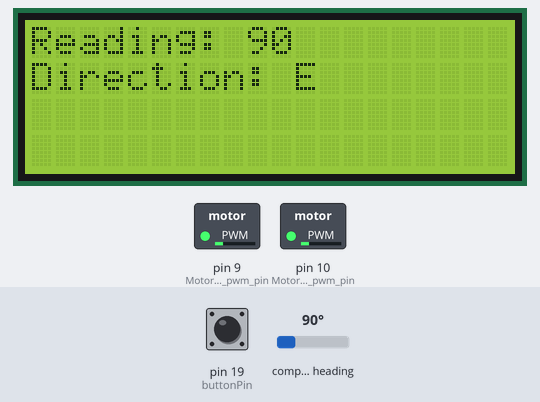
Bench run of a sketch on a simulated Arduino Mega 2560, built with avr-gcc and run on an emulated ATmega2560. Parts: 20×4 character LCD, switched loads named in the sketch (green lamp = pin HIGH). Wiring (inferred from the names in the program): CMPS compass at I2C address 0x60. Inputs (shaded band) come from the test bench; at power-on: compass heading 90°, pin 19 (buttonPin) HIGH. What the sketch prints to the serial monitor is not drawn.

Above: at 1.2 s.
1.3 s: compass heading set to 7°
At 1.6 s:
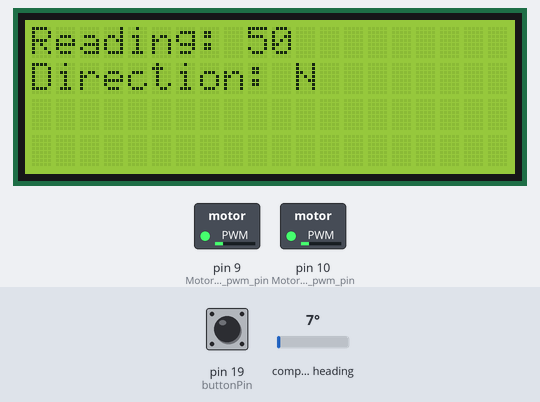
2.8 s: compass heading set to 180°
At 4.0 s:
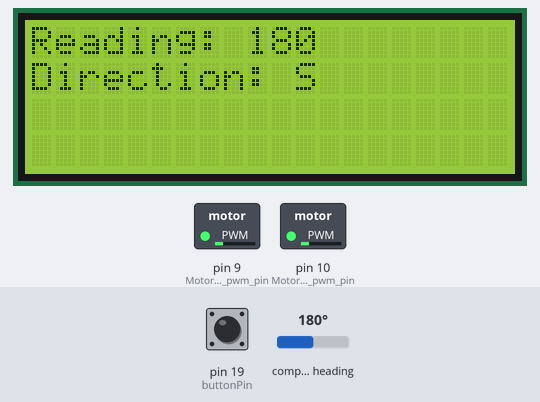
4.3 s: compass heading set to 269°
At 5.1 s:
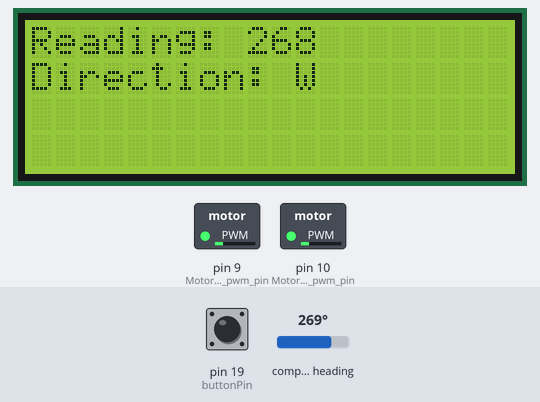
5.8 s: compass heading set to 64°
At 6.3 s:
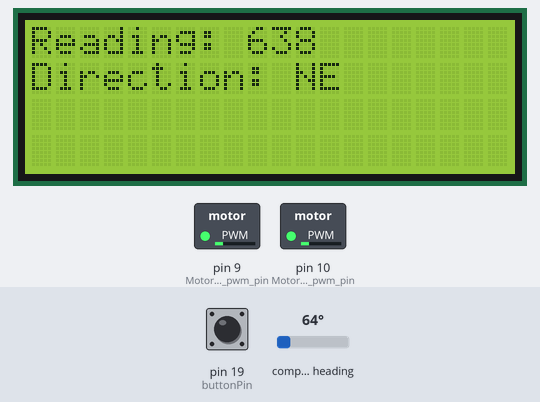
7.3 s: compass heading set to 90°
At 8.5 s:
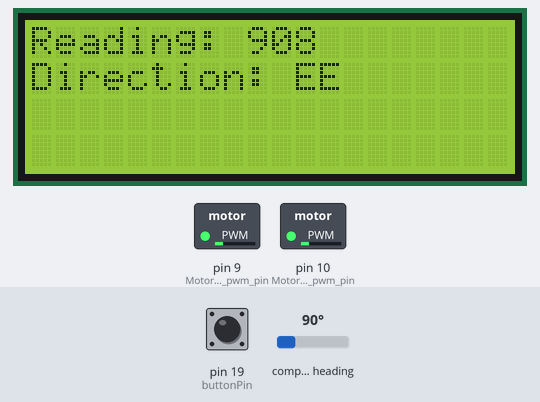
8.8 s: compass heading set to 207°
At 9.7 s:
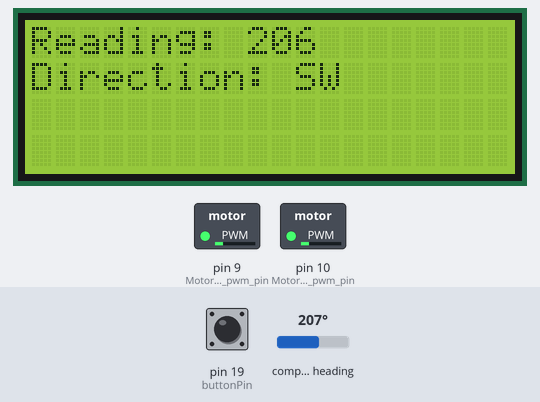
Timing chart, 0 to 11.3 s (numbered marks = the images above; inputs shaded):
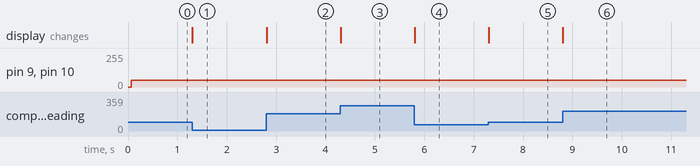

The sketch:

Week44_Final.ino
```cpp
#include <Wire.h>
#include <LiquidCrystal.h>

// PIN definitions

const int rs = 37, en = 36, d4 = 35, d5 = 34, d6 = 33, d7 = 32;
LiquidCrystal lcd(rs, en, d4, d5, d6, d7);
const int js_x = A8, js_y = A9;
int buttonPin = 19;
int buttonState = 0;
const int SDA_pin = 20; // serial data
const int SCL_pin = 21; // serial clock


#define CMPS_address 0x60
#define Motor_forward 0
#define Motor_return 1
#define Motor_L_dir_pin 7
#define Motor_R_dir_pin 8
#define Motor_L_pwm_pin 9
#define Motor_R_pwm_pin 10

// Predefined global variables
volatile bool pushFlag = false;
int reading = 0;

void setup() {
  Serial.begin(9600);
  Wire.begin();
  pinMode(buttonPin, INPUT_PULLUP);
  lcd.begin(20, 4);

}


void printRawValue() {
  Wire.beginTransmission(CMPS_address);
  Wire.write(byte(0x01));
  Wire.endTransmission(false);

  Wire.requestFrom(CMPS_address, 1, false);

  if (Wire.available() >= 1) {
    byte raw = Wire.read();

    Serial.print("raw: ");
    Serial.print(raw);
    Serial.println();
  }
}

void printCompassHeading() {
  Wire.beginTransmission(CMPS_address);
  Wire.write(byte(0x01));
  Wire.endTransmission();

  Wire.requestFrom(CMPS_address, 1);

  if (Wire.available() >= 1) {
    reading = map(Wire.read(), 0, 255, 0, 359);
  }

  if (reading <= 23) {
    lcd.setCursor(0, 1);
    lcd.print("Direction: ");
    lcd.print("N");

  } else if (reading >= 24 && reading < 68) {
    lcd.setCursor(0, 1);
    lcd.print("Direction: ");
    lcd.print("NE");

  } else if (reading >= 68 && reading < 113) {
    lcd.setCursor(0, 1);
    lcd.print("Direction: ");
    lcd.print("E");

  } else if (reading >= 113 && reading < 158) {
    lcd.setCursor(0, 1);
    lcd.print("Direction: ");
    lcd.print("SE");

  } else if (reading >= 158 && reading < 203) {
    lcd.setCursor(0, 1);
    lcd.print("Direction: ");
    lcd.print("S");

  } else if (reading >= 203 && reading < 248) {
    lcd.setCursor(0, 1);
    lcd.print("Direction: ");
    lcd.print("SW");


  } else if (reading >= 248 && reading < 293) {
    lcd.setCursor(0, 1);
    lcd.print("Direction: ");
    lcd.print("W");

  } else if (reading >= 293 && reading < 338) {
    lcd.setCursor(0, 1);
    lcd.print("Direction: ");
    lcd.print("NW");

  } else if (reading >= 338 && reading < 360) {
    lcd.setCursor(0, 1);
    lcd.print("Direction: ");
    lcd.print("N");

  }
  lcd.setCursor(0, 0);
  lcd.print("Reading: ");
  lcd.print(reading);
}

void Exrecise5 () {
  if (buttonState == 0) {
    Serial.print("WE GOOD");


  }
}
void turnLeft() {
  // left motor still goes the opposite way
  digitalWrite(Motor_R_dir_pin, Motor_forward);
  digitalWrite(Motor_L_dir_pin, Motor_forward);
  analogWrite(Motor_R_pwm_pin, 50);
  analogWrite(Motor_L_pwm_pin, 50);
}

void turnRight() {
  digitalWrite(Motor_R_dir_pin, Motor_return);
  digitalWrite(Motor_L_dir_pin, Motor_return);
  analogWrite(Motor_R_pwm_pin, 50);
  analogWrite(Motor_L_pwm_pin, 50);
}


void turnToHeading(unsigned int heading) {
  while ((int)reading < (int)heading - 2 || (int)reading > (int)heading + 2) {
    turnLeft();
    printCompassHeading();   // Reading and LCD Refresh
  }
  analogWrite(Motor_R_pwm_pin, 0);
  analogWrite(Motor_L_pwm_pin, 0);
}
void loop() {
  buttonState = digitalRead(buttonPin);
  printRawValue();
  printCompassHeading();
  Exrecise5();
  turnToHeading(155);
  Serial.println(buttonState);
  delay(25);
  lcd.clear();
}
```

Measured:
- after the input at 1.3 s, the display: changes at once (image 1)
- after the input at 2.8 s, the display: changes at once (image 2)
- after the input at 4.3 s, the display: changes at once (image 3)
- after the input at 5.8 s, the display: changes at once (image 4)
- after the input at 7.3 s, the display: changes at once (image 5)
- after the input at 8.8 s, the display: changes at once (image 6)
